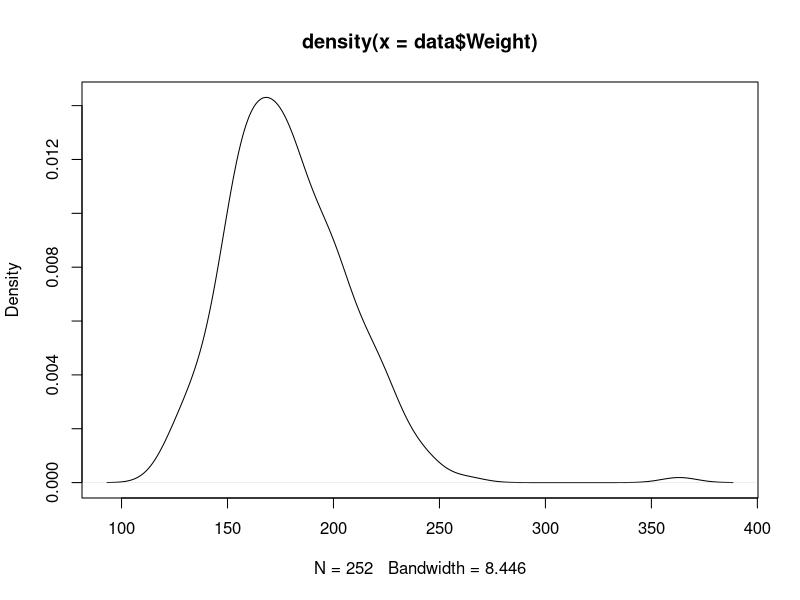
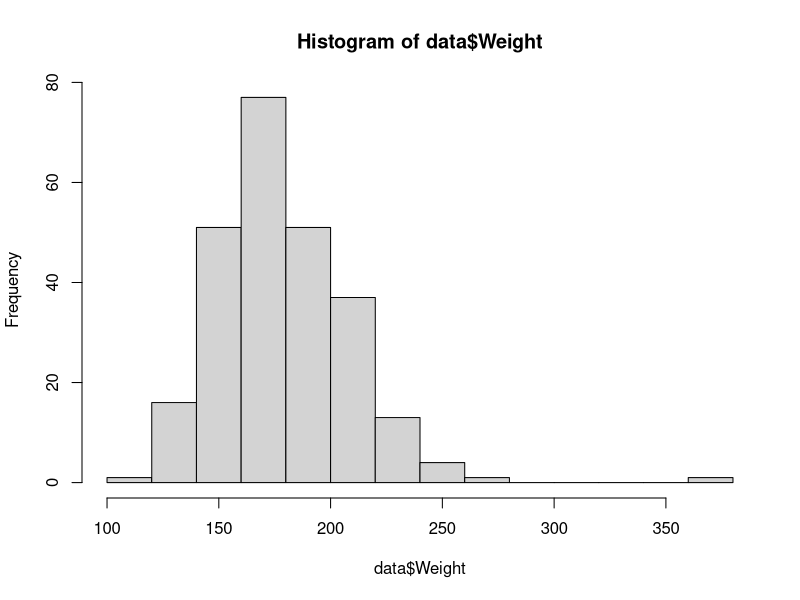
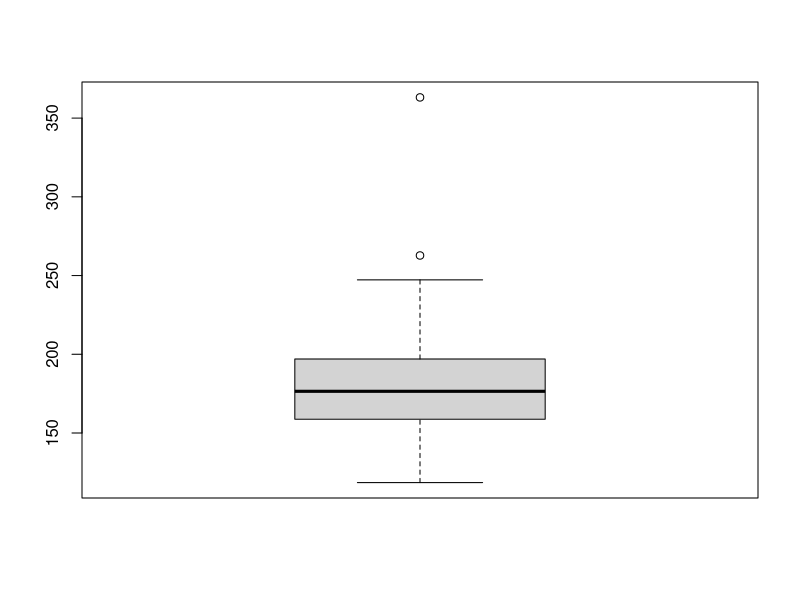
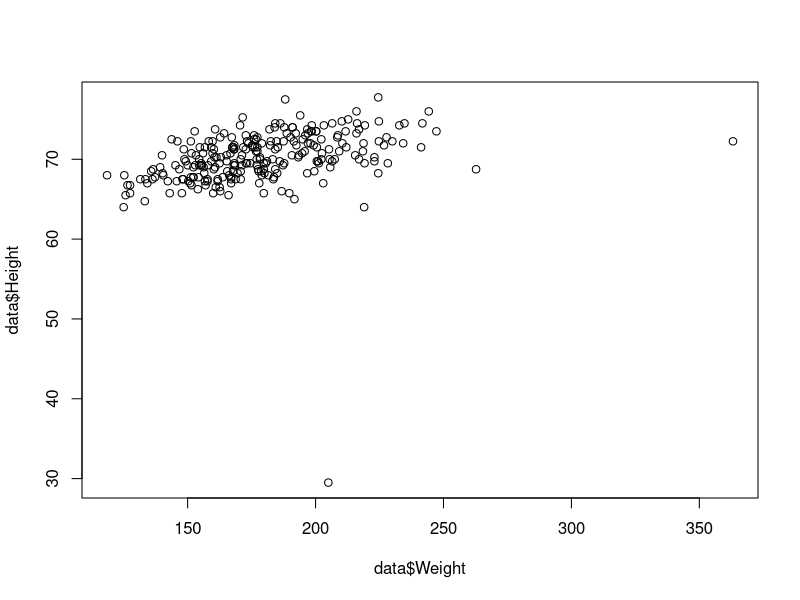
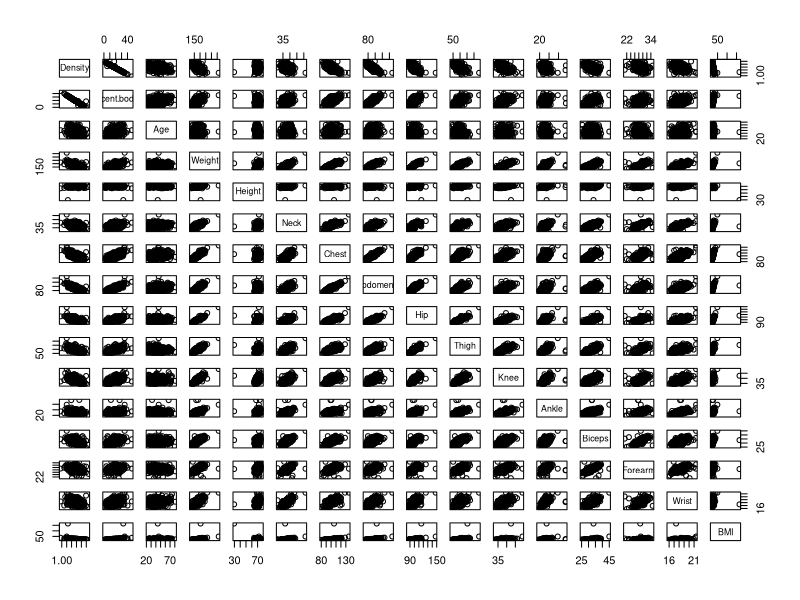
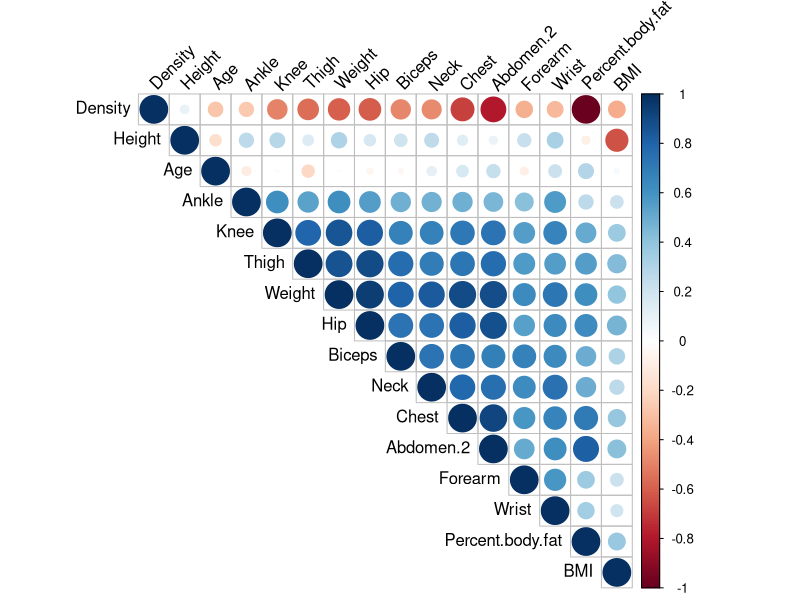
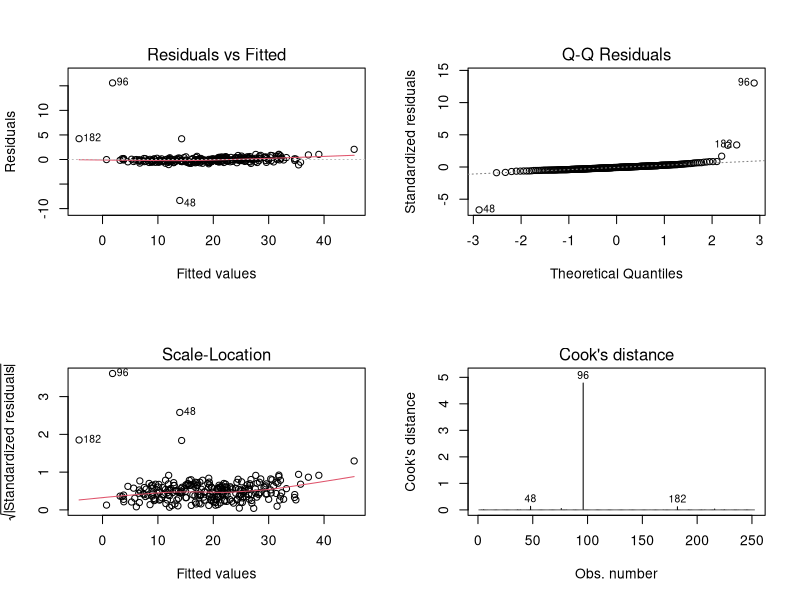

Reproduce these figures in R, in order.
if (!require("tidyverse")) install.packages("tidyverse")
if (!require("corrplot")) install.packages("corrplot")
if (!require("lmtest")) install.packages("lmtest")
if (!require("car")) install.packages("car")
library(tidyverse)
library(corrplot)
library(lmtest)
library(car)

# Učitavanje skupa podataka
data <- read.csv('data.csv', sep = ";", dec = ".", header = TRUE)

# Provjera strukture podataka
str(data)
head(data)

# Zamjena NA vrijednosti srednjim vrijednostima
data$`Weight`[is.na(data$`Weight`)] <- mean(data$`Weight`, na.rm = TRUE)
data$`Height`[is.na(data$`Height`)] <- mean(data$`Height`, na.rm = TRUE)

# a) Izračun BMI
data$BMI <- (data$`Weight` / (data$`Height`)^2) * 703

# b) Opisivanje varijabli
summary(data)

# Odabrati proizvoljnu varijablu za prikaz
plot(density(data$Weight))
hist(data$Weight)
boxplot(data$Weight)
plot(data$Weight, data$Height) # Usporedba dvaju varijabli

# b) Grafički prikaz
pairs(data)

# Izdvajanje samo numeričkih varijabli
numeric_data <- data[sapply(data, is.numeric)]

# c) Izračun matrice korelacija samo za numeričke varijable
cor_matrix <- cor(numeric_data, use = "pairwise.complete.obs")

# c) Prikaz matrice korelacija
print(cor_matrix)

# c) Grafički prikaz matrice korelacija
corrplot(cor_matrix, type = "upper", order = "hclust", 
         tl.col = "black", tl.srt = 45)

# d) Ispitivanje normalnosti samo za numeričke varijable
apply(numeric_data, 2, function(x) shapiro.test(x)$p.value)

# e) Formiranje nove varijable BMI_faktor
data$BMI_faktor <- cut(data$BMI, 
                       breaks = c(-Inf, 20, 25, 30, Inf), 
                       labels = c("Pothranjenost", "Idealna tezina", "Prekomjerna tjelesna masa", "Pretilost"))

# f) Lista varijabli za provođenje ANOVA
variables <- c("Percent.body.fat", "Neck", "Chest", "Abdomen.2", "Hip", "Thigh", "Knee", "Ankle", "Biceps", "Forearm", "Wrist")

# f) Provjera distribucije BMI faktora
table(data$BMI_faktor)

for (var in variables) {
  # Ispitivanje pretpostavaka za ANOVA
  print(paste("Testing for variable:", var))
  
  # Ako postoji više od jedne grupe u BMI faktoru za trenutnu varijablu
  if (length(unique(data[!is.na(data[[var]]) & !is.na(data$BMI_faktor),]$BMI_faktor)) > 1) {
    
    # Shapiro-Wilkov test za normalnost
    shapiro_p_value <- shapiro.test(data[[var]])$p.value
    print(paste("Shapiro-Wilk test p-value for", var, ":", shapiro_p_value))
    
    # Bartlettov test za homogenost varijanci
    bartlett_p_value <- bartlett.test(data[[var]] ~ data$BMI_faktor)$p.value
    print(paste("Bartlett's test p-value for", var, ":", bartlett_p_value))
    
    # Ako su pretpostavke zadovoljene, provodi se ANOVA
    if (shapiro_p_value > 0.05 && bartlett_p_value > 0.05) {
      # Izvođenje ANOVA
      anova_result <- aov(data[[var]] ~ data$BMI_faktor, data = data)
      print(summary(anova_result))
      
      # Post-hoc test ako je ANOVA značajna
      if (summary(anova_result)[[1]][["Pr(>F)"]][1] < 0.05) {
        print(paste("ANOVA is significant for", var, ". Performing Tukey HSD test."))
        print(TukeyHSD(anova_result))
      }
      
      # Ako pretpostavke nisu zadovoljene, provodi se Kruskal-Wallisov test
    } else {
      print(paste("Assumptions not met for", var, ". Performing Kruskal-Wallis test."))
      print(kruskal.test(data[[var]], data$BMI_faktor))
    }
  }
}

# g) Linearna regresija
data$BMI_faktor <- as.factor(data$BMI_faktor)

# Definiranje modela regresije
model <- lm(`Percent.body.fat` ~ . - BMI, data = data)

# Prikaz rezultata modela regresije
summary(model)

# Izbor modela na temelju AIC
step_model <- step(model, direction = "both")
summary(step_model)

# Prikaz koeficijenata modela
coef(step_model)

# Dijagnostički grafovi
par(mfrow = c(2, 2)) # za prikaz više grafova na jednom prozoru
plot(step_model, which = 1:4) # Prikaz svih dijagnostičkih grafova

# Test normalnosti reziduala
shapiro.test(resid(step_model))

# Test homoskedastičnosti (pogledajte p-vrijednost)
bptest(step_model)

# Test autocorrelation (Durbin-Watson test)
dwtest(step_model)

# Multicollinearity test
vif(step_model) # Variance Inflation Factors
